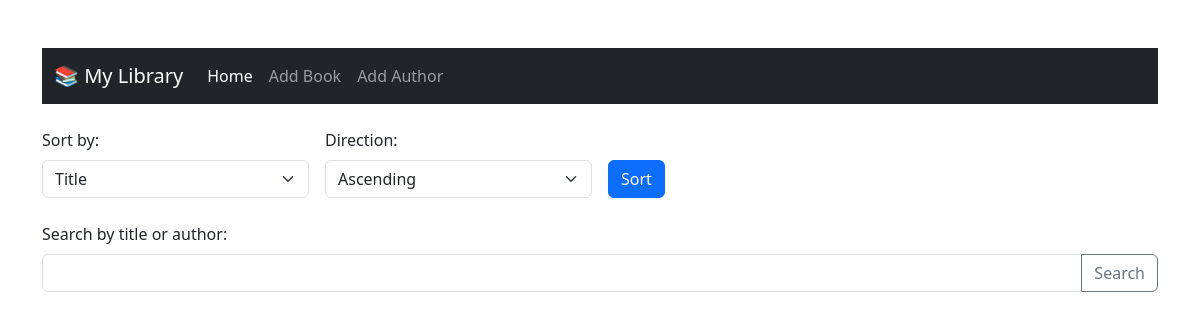
Before: / with the older database file.
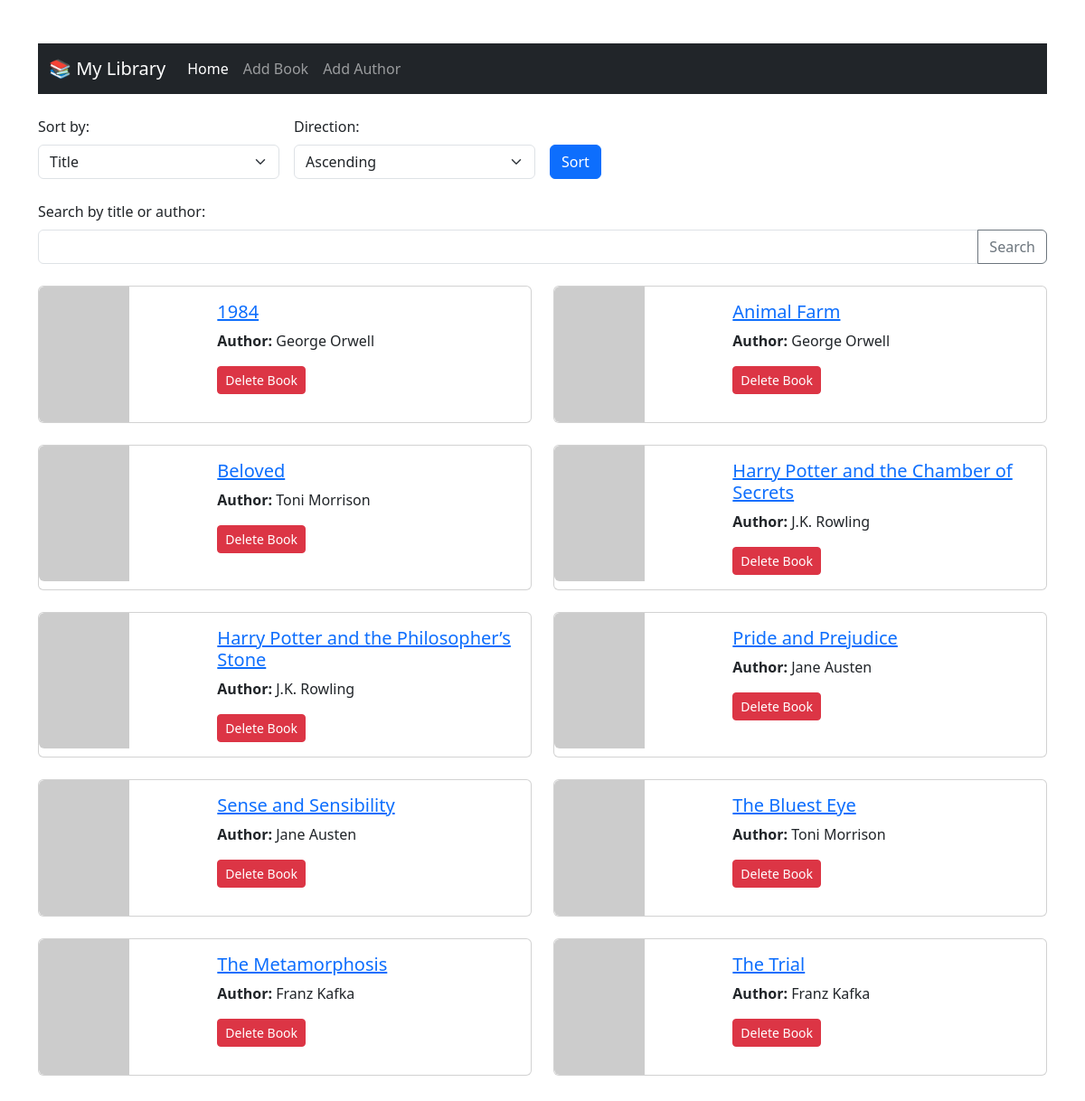
After: the same page with the newer database file.
### data_models.py (models this page shows, shortened)
class Book(db.Model):
    __tablename__ = "books"
    id = db.Column(db.Integer, primary_key=True, autoincrement=True)
    isbn = db.Column(db.String(13), nullable=False)
    title = db.Column(db.String(100), nullable=False)
    publication_year = db.Column(db.Integer, nullable=False)
    author_id = db.Column(db.Integer, db.ForeignKey('authors.id'), nullable=False)

class Author(db.Model):
    __tablename__ = "authors"
    id = db.Column(db.Integer, primary_key=True, autoincrement=True)
    name = db.Column(db.String(100), nullable=False)
    birth_date = db.Column(db.Date, nullable=False)
    date_of_death = db.Column(db.Date, nullable=True)
    books = db.relationship('Book', backref='author', lazy=True)

### app.py (the view, shortened to what this page needs)
@app.route("/")
def home():
    sort = request.args.get("sort", "title")
    direction = request.args.get("direction", "asc")
    q = request.args.get("q", "").strip()
    query = Book.query.join(Author)
    if sort == "author":
        order = asc(Author.name) if direction == "asc" else desc(Author.name)
        query = query.order_by(order)
    else:
        order = asc(Book.title) if direction == "asc" else desc(Book.title)
        query = query.order_by(order)
    books = query.all()
    return render_template("home.html", books=books, sort=sort, direction=direction)

### templates/home.html (shortened to what this page needs)
<!DOCTYPE html>
<html lang="en">
<head>
    <link href="https://cdn.jsdelivr.net/npm/bootstrap@5.3.0/dist/css/bootstrap.min.css" rel="stylesheet">
</head>
<body class="container my-5">
<nav class="navbar navbar-expand-lg navbar-dark bg-dark mb-4">
    <div class="container-fluid">
        <a class="navbar-brand" href="/">📚 My Library</a>
        <div class="collapse navbar-collapse" id="navbarNav">
            <ul class="navbar-nav">
                <li class="nav-item"><a class="nav-link{% if request.path == '/' %} active{% endif %}" href="/">Home</a>
                </li>
                <li class="nav-item"><a class="nav-link" href="/add_book">Add Book</a></li>
                <li class="nav-item"><a class="nav-link" href="/add_author">Add Author</a></li>
            </ul>
        </div>
    </div>
</nav>
<form method="get" action="/" class="row g-3 mb-4">
    <div class="col-md-3">
        <label for="sort" class="form-label">Sort by:</label>
        <select class="form-select" name="sort" id="sort">
            <option value="title" {% if sort==
            'title' %}selected{% endif %}>Title</option>
        </select>
    </div>
    <div class="col-md-3">
        <label for="direction" class="form-label">Direction:</label>
        <select class="form-select" name="direction" id="direction">
            <option value="asc" {% if direction==
            'asc' %}selected{% endif %}>Ascending</option>
        </select>
    </div>
    <div class="col-md-2 d-flex align-items-end">
        <button type="submit" class="btn btn-primary">Sort</button>
    </div>
</form>
<form method="get" action="/" class="mb-4">
    <label for="q" class="form-label">Search by title or author:</label>
    <div class="input-group">
        <input type="text" class="form-control" id="q" name="q" value="{{ request.args.get('q', '') }}">
        <button class="btn btn-outline-secondary" type="submit">Search</button>
    </div>
</form>
<div class="row row-cols-1 row-cols-md-2 g-4">
    {% for book in books %}
    <div class="col">
        <div class="card h-100">
            <div class="row g-0">
                <div class="col-md-4">
                    <img src="https://covers.openlibrary.org/b/isbn/{{ book.isbn }}-L.jpg"
                         alt="Cover for {{ book.title }}"
                         class="img-fluid rounded-start"
                         onerror="this.onerror=null; this.src='https://via.placeholder.com/100x150?text=No+Cover';">
                </div>
                <div class="col-md-8">
                    <div class="card-body">
                        <h5 class="card-title">
                            <a href="{{ url_for('book_detail', book_id=book.id) }}">{{ book.title }}</a>
                        </h5>
                        <p class="card-text"><strong>Author:</strong> {{ book.author.name }}</p>
                        <form action="{{ url_for('delete_book', book_id=book.id) }}" method="post" class="d-inline">
                            <button type="submit" class="btn btn-danger btn-sm"
                                    onclick="return confirm('Delete this book?')">
                                Delete Book
                            </button>
                        </form>
                    </div>
                </div>
            </div>
        </div>
    </div>
    {% endfor %}
</div>
</body>
</html>

Changed rows visible on the page:
added Book: title "1984", author.name "George Orwell"
added Book: title "Animal Farm", author.name "George Orwell"
added Book: title "Beloved", author.name "Toni Morrison"
added Book: title "Harry Potter and the Chamber of Secrets", author.name "J.K. Rowling"
added Book: title "Harry Potter and the Philosopher’s Stone", author.name "J.K. Rowling"
added Book: title "Pride and Prejudice", author.name "Jane Austen"
added Book: title "Sense and Sensibility", author.name "Jane Austen"
added Book: title "The Bluest Eye", author.name "Toni Morrison"
added Book: title "The Metamorphosis", author.name "Franz Kafka"
added Book: title "The Trial", author.name "Franz Kafka"
